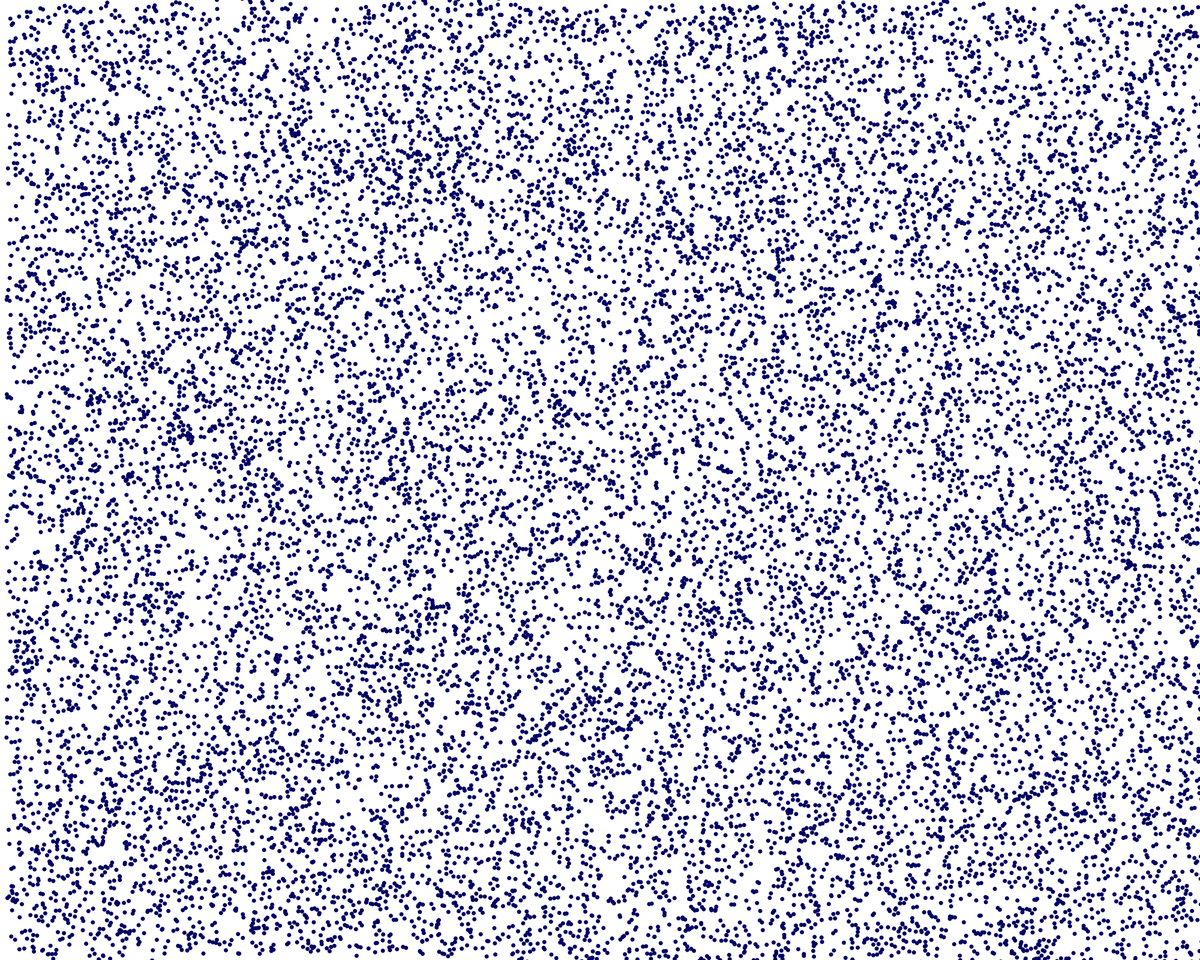
Frame 1 (no input)
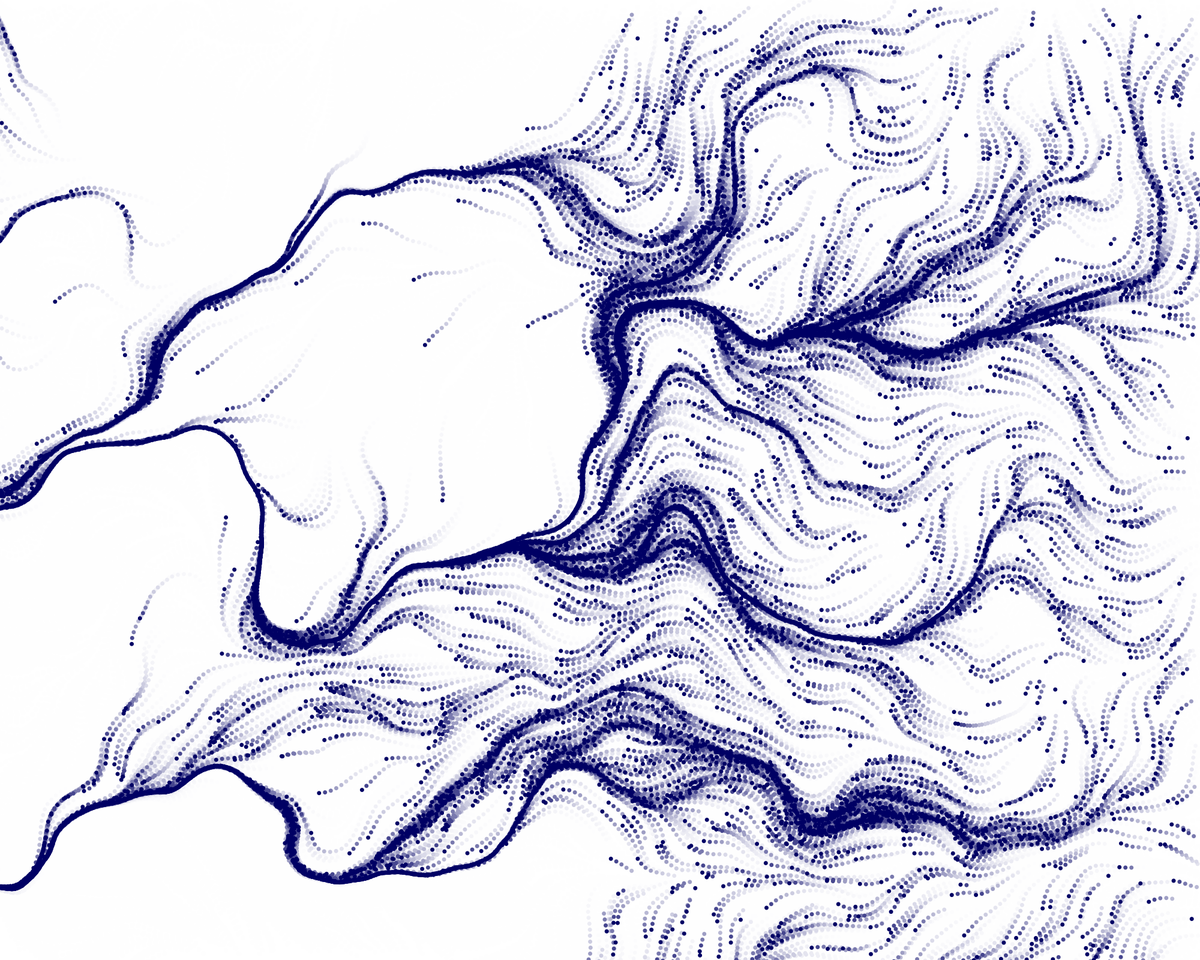
Frame 60 (the mouse pressed at the canvas centre just before this capture)
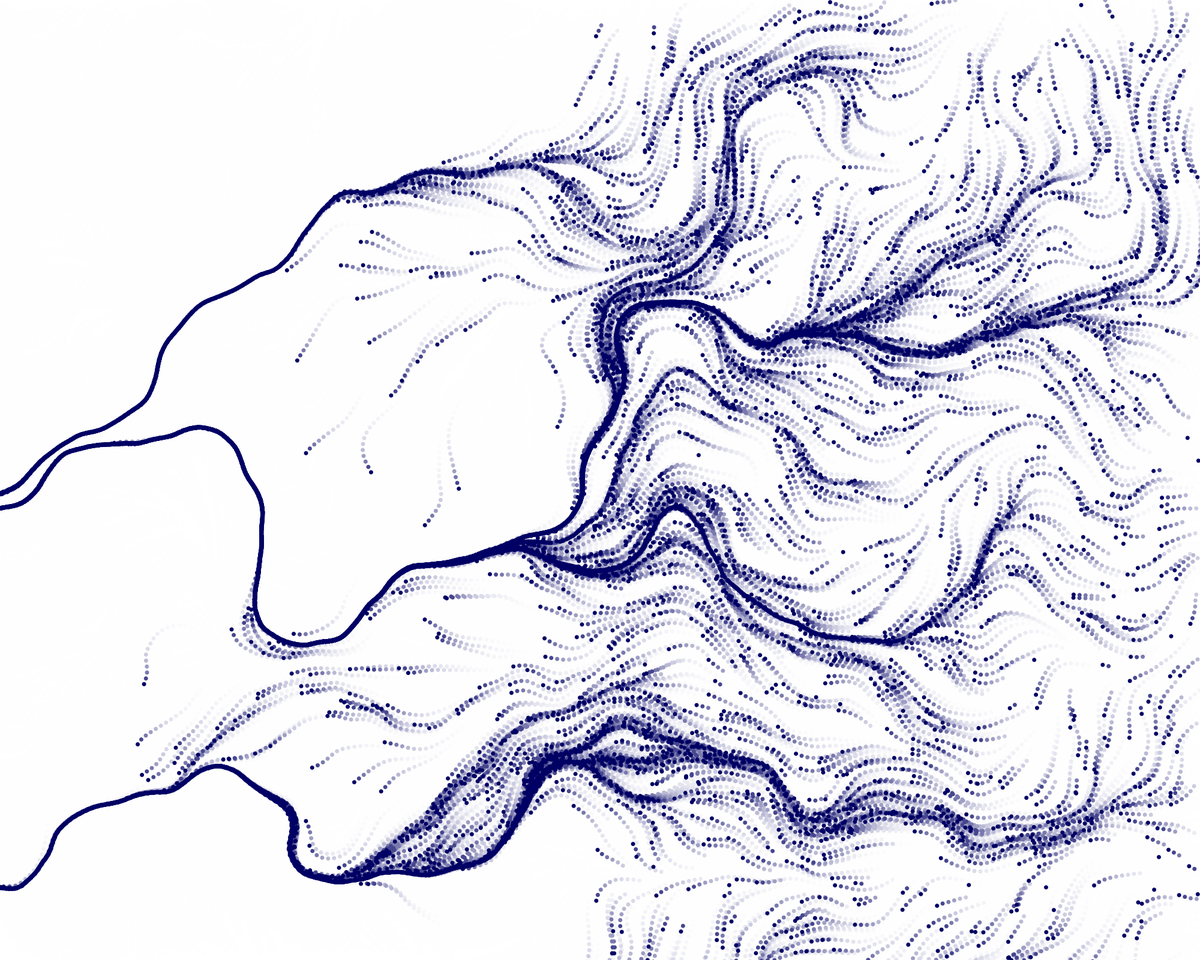
Frame 120 (the mouse held since frame 60 and released just before this capture)

The Processing sketch that drew these frames (run headless with seeded random() and noise(); from frame 60 on, the mouse is pressed at the canvas centre):

// Processing sketch: Park_NOC_6_6A_FlowCenterPerlin
// ── Park_NOC_6_6A_FlowCenterPerlin.pde
/* Ryan P    "12/12/19"
"Flow Field Perlin"
Information Engineering  '18-19     St. Mark's School of Texas 

Code Abstract: "To create a perlin generated randomly pointing flow field at all points on the screen"
Source(s): Daniel Shiffman: https://natureofcode.com/book/chapter-6-autonomous-agents/

This program is free software: you can redistribute it and/or modify it under the terms of the GNU General Public License v3 as published by the Free Software Foundation

notes: Hold down the mouse to see flow field.
*/
//DCR: Huge agent field!
//DCR: Really needs more commentary to match the coding!
//DCR: Well done! 29/30 pts

int RES =2;
FF a;
vcl[] veh=new vcl[(int) pow(10,4.25) ];
void setup(){
  background(255);
  size(2000,1600);
  a=new FF();
  for(int i=0;i<veh.length;i++){
    //veh[i]=new vcl(a, (int) random(255), (int) random(255),  (int) random(255) );
    veh[i]=new vcl(a,0,0,100);
  }
}
void draw(){
  //background(255);
  fill(255,70);
  noStroke();
  rect(0,0,width,height);
  a.display();
  //if(mousePressed) a.asdf=a.asdf*-1;
  for(vcl b: veh){
    b.run();
  }
}

// ── FF.pde
class FF{
  PVector [][] Field;
  int row,column;
  int res;
  PVector gridMid,gridFlow;
  float xoff,yoff,d;
  int asdf;
  FF(){
    res=RES;
    column=width/res +1;
    row=height/res +1;
    Field=new PVector [column][row]; 
    d=.01;
    asdf=1;
  }
  void display(){
    xoff=0;
    for (int i = 0; i < column; i++) {
      yoff=0;
      for (int j = 0; j < row; j++) {
        int xcoord=(i*res)-res/2;
        int ycoord=(j*res)-res/2;
        gridMid=new PVector(xcoord,ycoord);
        //gridFlow=PVector.sub(screenMid,gridMid); //to point toward the center
        gridFlow=new PVector( cos(map(noise(xoff,yoff),0,1,0,TWO_PI) ),sin(map(noise(xoff,yoff),0,1,0,TWO_PI) ) );
        
        gridFlow.normalize().mult(10);
        Field[i][j] = gridFlow;
        //int R = (int) map(gridFlow.heading2D(),0,2*PI,150,255);
        //int G = (int) map(gridFlow.heading2D(),0,2*PI,50,200);
        //int B = (int) map(gridFlow.heading2D(),0,2*PI,75,175);
        //stroke(R,G,B);
        stroke(175);
        strokeWeight(3);
        if(asdf==-1){
          line(gridMid.x,gridMid.y,gridMid.x+gridFlow.x,gridMid.y+gridFlow.y);  
        }
          yoff+=d;
      }
      xoff+=d;
    }
  }
  PVector lookup(PVector l){
    int cols = int(constrain(l.x/res,0,column-1));
    int ro = int(constrain(l.y/res,0,row-1));
    return Field[cols][ro].get();
  }
}

// ── vcl.pde
class vcl{
  FF a;
  PVector position, velocity;
  int r,R,G,B;
  vcl(FF a_,int R_,int G_,int B_){
    position = new PVector( random(width)+20, random(height) );
    velocity= new PVector (-1,0);
    a=a_;
    r=7;
    R=R_;
    G=G_;
    B=B_;
  }
  void run(){
    move();
    borders();
    display();
  }//runs the raindrops
  void move(){
    velocity = a.lookup(position);
    position.add(velocity);
  }//moves raindrops according to perlin noise grid
  void borders() {
    if (position.x < -r){ 
      position.x=random(width/2,width);
      position.y=random(height);
    }
    if (position.y < -r) { 
      position.x=random(width/2,width);
      position.y=random(height);
    }
    if (position.y > height+r) { 
      position.x=random(width/2,width);
      position.y=random(height);
    }
  }//randomly spawns raindrops on the left side of the screen if they leave the screen
    void display() {
    fill(R,G,B);
    stroke(0);
    noStroke();
    ellipse(position.x,position.y,r,r);
  }//draws "raindrops"
}
